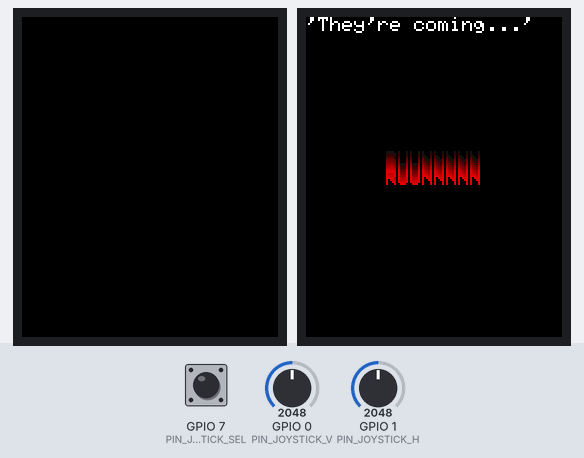
Bench run of a sketch on a simulated ESP32-S3. On the bench: 2 × 128×160 colour display. The test bench sets the inputs (shaded band); at power-on: GPIO 0 (PIN_JOYSTICK_V) = 2048, GPIO 1 (PIN_JOYSTICK_H) = 2048, GPIO 7 (PIN_JOYSTICK_SEL) HIGH. Random numbers use the default seed unless the sketch sets one; what the sketch prints to the serial monitor is not drawn.

Above: at 1.3 s.
1.4 s: GPIO 0 (PIN_JOYSTICK_V) set to 662
At 3.2 s:
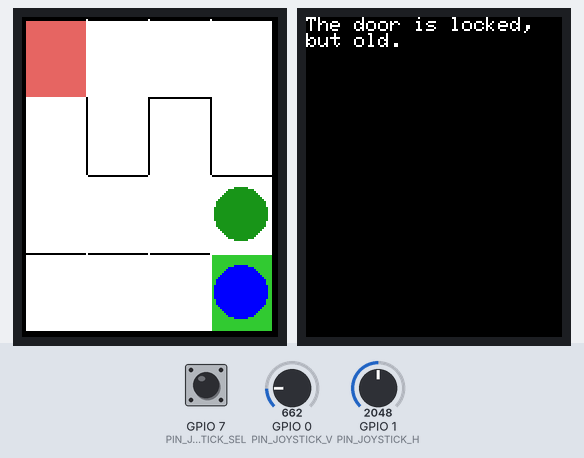
4.4 s: GPIO 0 (PIN_JOYSTICK_V) set to 576
At 6.8 s:
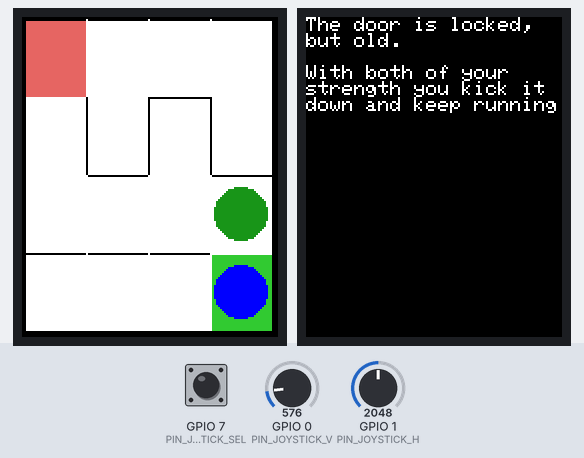
7.4 s: GPIO 1 (PIN_JOYSTICK_H) set to 652
10.4 s: GPIO 1 (PIN_JOYSTICK_H) set to 568
At 11.5 s:
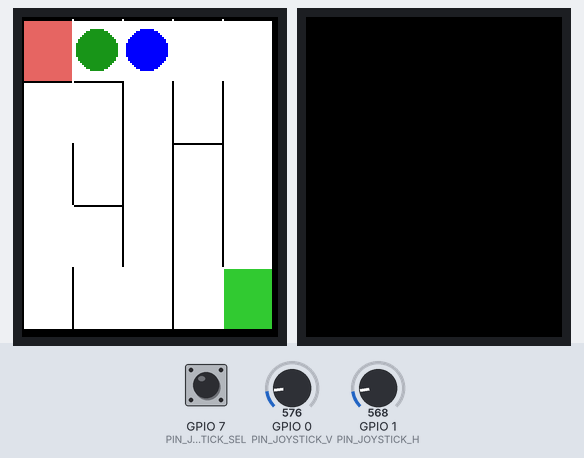
11.9 s: GPIO 1 (PIN_JOYSTICK_H) set to 439
14.9 s: GPIO 1 (PIN_JOYSTICK_H) set to 385
At 15.7 s:
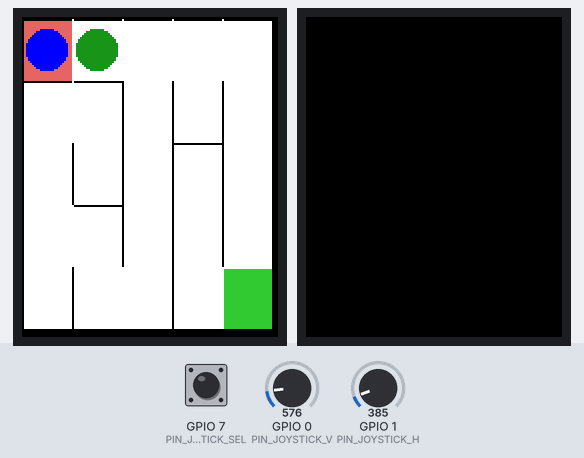
Timing chart, 0 to 17.6 s (numbered marks = the images above; inputs shaded):
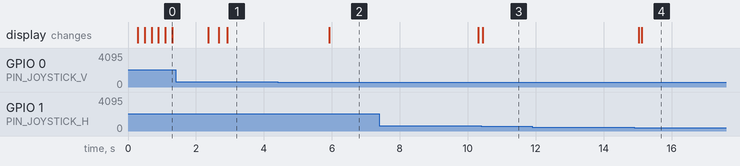

Measured:
- the behaviour switches between 611 and 610 on GPIO 0 (PIN_JOYSTICK_V) (found by bisection; images 1 and 2)
- the behaviour switches between 611 and 610 on GPIO 1 (PIN_JOYSTICK_H) (found by bisection; images 2 and 3)
- after the input at 11.9 s, every drawn part: stays the same
- after the input at 14.9 s, the display: first changes after 0.13 s (image 4 shows a later state)

The sketch:

sketch_mar28c.ino
```cpp
#include <LinkedList.h>

#include <Adafruit_GFX.h>    // Core graphics library
#include <Adafruit_ST7735.h> // Hardware-specific library for ST7735
#include <SPI.h>
#include "edge.h"
#include "cell.h"
#include "types.h"
#include "welcome.h"
#include "player.h"
#include "maze.h"

#if defined(ARDUINO_FEATHER_ESP32) // Feather Huzzah32
  #define TFT_CS         14
  #define TFT_RST        15
  #define TFT_DC         32

#elif defined(ESP8266)
  #define TFT_CS         4
  #define TFT_RST        16
  #define TFT_DC         5

#else
  // For the breakout board, you can use any 2 or 3 pins.
  // These pins will also work for the 1.8" TFT shield.
  #define TFT_CS        10
  #define TFT_RST        9 // Or set to -1 and connect to Arduino RESET pin
  #define TFT_DC         8
#endif

// OPTION 1 (recommended) is to use the HARDWARE SPI pins, which are unique
// to each board and not reassignable. For Arduino Uno: MOSI = pin 11 and
// SCLK = pin 13. This is the fastest mode of operation and is required if
// using the breakout board's microSD card.

// For 1.44" and 1.8" TFT with ST7735 use:
Adafruit_ST7735 tft = Adafruit_ST7735(TFT_CS, TFT_DC, TFT_RST);

// Joystick
#define PIN_JOYSTICK_V 0 // Analog
#define PIN_JOYSTICK_H 1 // Analog
#define PIN_JOYSTICK_SEL 7 // Digital
#define JOYSTICK_DEADZONE_V 100
#define JOYSTICK_DEADZONE_H 100
#define JOYSTICK_V_RANGE 1023 // The possible range of values for the joystick, half of this is the center of the joystick
#define JOYSTICK_H_RANGE 1023 // The possible range of values for the joystick, half of this is the center of the joystick

// Random
#define PIN_RAND_SEED 15 // Just a pin that is disconnected for the rand seed to get environment noise


const int COLOR_PLAYER = tft.color565(0, 0, 255);
const int COLOR_ENEMY = tft.color565(25, 150, 25);


Player player;
Player enemy;

// The current level we are on
int currentLevel = -1;
// If the player has won the current level
bool hasWon = true;

Maze* maze;

void setup(void) {
  Serial.begin(9600);
  Serial.print("Start program");

  // Init the random number generator
  randomSeed(analogRead(PIN_RAND_SEED));

  // Use this initializer if using a 1.8" TFT screen:
  tft.initR(INITR_BLACKTAB);      // Init ST7735S chip, black tab

  // Setup the input pin for the joystick sel
  pinMode(PIN_JOYSTICK_SEL, INPUT_PULLUP);

  Serial.println("Init done");

  uint16_t time = millis();
  tft.fillScreen(ST77XX_BLACK);
  time = millis() - time;

  Serial.println(time, DEC);
}
void loop() {
  if(!hasWon){
    detectInput();
    hasWon = detectWin();
  } else {
    // Bring player to next level and welcome them
    currentLevel++;
    displayWelcomeForStage(tft, currentLevel);

    // Reset state
    hasWon = false;
    player.row = 0;
    player.col = 0;

    // Create the maze
    delete maze;
    maze = new Maze(&tft, currentLevel + 4, currentLevel + 4);

    // Reset screen
    tft.fillScreen(0x0000);

    maze->draw();

    drawPlayer();
  }

}
void startLevel(int level){

}

bool detectWin(){
  return maze->getCell(player.col, player.row)->isExit;
}

void detectInput(){
  // read all values from the joystick

  int vertical = analogRead(PIN_JOYSTICK_V); // will be 0-JOYSTICK_V_RANGE
  int horizontal = analogRead(PIN_JOYSTICK_H); // will be 0-JOYSTICK_H_RANGE
  int select = digitalRead(PIN_JOYSTICK_SEL); // will be HIGH (1) if not pressed, and LOW (0) if pressed

  // print out the values

  Serial.print("vertical: ");
  Serial.print(vertical, DEC);
  Serial.print(" horizontal: ");
  Serial.print(horizontal, DEC);
  Serial.print(" select: ");
  if (select == HIGH) {
    Serial.println("not pressed");
  }
  else {
    Serial.println("PRESSED!");
  }

  // Handle N/S movement
  if(vertical >= (JOYSTICK_V_RANGE / 2) + JOYSTICK_DEADZONE_V){
    movePlayer(south);
  } else if (vertical <= (JOYSTICK_V_RANGE / 2) - JOYSTICK_DEADZONE_V){
    movePlayer(north);
  }

  // Handle E/W movement
  if(horizontal >= (JOYSTICK_H_RANGE / 2) + JOYSTICK_DEADZONE_H){
    movePlayer(east);
  } else if (horizontal <= (JOYSTICK_H_RANGE / 2) - JOYSTICK_DEADZONE_H){
    movePlayer(west);
  }
}


/**
 * Draws the player
 */
void drawPlayer(){
  tft.fillCircle(
    (player.col * maze->cellWidth) + maze->paddingX + (maze->cellWidth / 2),
    (player.row * maze->cellHeight) + maze->paddingY + (maze->cellHeight / 2),
    min(maze->cellWidth, maze->cellHeight) / 2 - 2,
    COLOR_PLAYER);
}

void drawEnemy(){
  if(currentLevel >= 2) return; // Your friend is 'dead' after this level
  tft.fillCircle(
    (enemy.col * maze->cellWidth) + maze->paddingX + (maze->cellWidth / 2),
    (enemy.row * maze->cellHeight) + maze->paddingY + (maze->cellHeight / 2),
    min(maze->cellWidth, maze->cellHeight) / 2 - 2,
    COLOR_ENEMY);
}

void movePlayer(Direction dir){
  // Do not allow illegal moves
  if(!maze->checkMove(player.col, player.row, dir)) return;

  // Move allowed, proceed
  Serial.print("Moving: ");
  Serial.println(dir);
  // Redraw the cell the player and enemy are leaving
  maze->drawCell(player.col, player.row);
  maze->drawCell(enemy.col, enemy.row);
  // Update the enemy position (who is your friend until later levels)
  enemy.col = player.col;
  enemy.row = player.row;

  // Update player position
  switch(dir){
    case north:
      player.row--;
      break;
    case east:
      player.col++;
      break;
    case south:
      player.row++;
      break;
    case west:
      player.col--;
      break;
  }

  Serial.print("New Location: ");
  Serial.print(player.col);
  Serial.print(", ");
  Serial.println(player.row);

  drawPlayer();
  drawEnemy();
}
```

cell.cpp
```cpp
#include "cell.h"
#include <Adafruit_GFX.h>    // Core graphics library
#include <Adafruit_ST7735.h> // Hardware-specific library for ST7735
/**
 * Draws this cell to the provided display, requires a reference to the maze this cell belongs to
 */
void Cell::draw(
  Adafruit_ST7735& tft,
  int color,
  int width,
  int height,
  int paddingX,
  int paddingY,
  bool northEdgeBlocking,
  bool eastEdgeBlocking,
  bool southEdgeBlocking,
  bool westEdgeBlocking,
  int blockedEdgeColor,
  int openEdgeColor
  ){
  tft.fillRect(
    (posX * width) + paddingX,
    (posY * height) + paddingY,
    width,
    height,
    color
    );
    // Draw the cell's position to verify correct output
//      tft.setTextColor(tft.color565(255, 0, 0));
//      tft.setCursor((cell.posX * cellWidth) + paddingX, (cell.posY * cellHeight) + paddingY);
//      tft.print(cell.posY);
    // Draw the top edge of this cell
  tft.drawFastHLine(
    (posX * width) + paddingX,
    (posY * height) + paddingY,
    width,
    northEdgeBlocking ? blockedEdgeColor : openEdgeColor
    );
  // Draw the left edge of this cell
  tft.drawFastVLine(
    (posX * width) + paddingX,
    (posY * height) + paddingY,
    height,
    westEdgeBlocking ? blockedEdgeColor : openEdgeColor
    );
//  // If this is a bottom cell, draw the bottom edge for the cell
//  if(posY == numRows - 1){
//    tft.drawFastHLine(
//    (posX * width) + paddingX,
//    ((posY+1) * height) + paddingY,
//    width,
//    southEdgeBlocking ? blockedEdgeColor : openEdgeColor
//    );
//  }
//  // If this is a right-most cell, draw the right edge for the cell
//  if(posX == numCols - 1){
//    tft.drawFastVLine(
//    ((posX+1) * width) + paddingX,
//    (posY * height) + paddingY,
//    height,
//    eastEdgeBlocking.isBlocking ? blockedEdgeColor : openEdgeColor
//    );
//  }
}

String Cell::toString(){
  return String("Cell(")
    +String(posX)
    +String(",")
    +String(posY)
    +String(")");
}
```

cell.h
```cpp
#ifndef CELL_H
#define CELL_H
/*
 * Defines the cell class, which is a place in the maze that could be walked on
 */
#include "types.h"
#include <Adafruit_GFX.h>    // Core graphics library
#include <Adafruit_ST7735.h> // Hardware-specific library for ST7735

class Cell{
  public:
    // Helper, determines if this cell is visited during maze gen
    bool visited = false;
    // Determines what direction the maze gen alg went when it last visited this cell, if unvisited, is none
    Direction lastWalked = NONE;
    // If this cell is the entrance to the maze
    bool isEntrance = false;
    // If this cell is the exit to the maze
    bool isExit = false;
    // Cells known position in the maze, (posX, posY)=(0,0) at top left
    int posX;
    int posY;
    // Draw to the given display with the given information
    void draw(
      Adafruit_ST7735& tft,
      int color,
      int width,
      int height,
      int paddingX,
      int paddingY,
      bool northEdgeBlocking,
      bool eastEdgeBlocking,
      bool southEdgeBlocking,
      bool westEdgeBlocking,
      int blockedEdgeColor,
      int openEdgeColor
      );
    String toString();
};

#endif
```

edge.h
```cpp
#ifndef EDGE_H
#define EDGE_H

// There is an edge between every cell and between cells and the edges of the map
// @todo only define edges between cells, as the edges of the map are always implicit blocking edges
class Edge{
  public:
    bool isBlocking = true; // If the edge should stop movement (is a wall)
};

#endif
```

maze.h
```cpp
#ifndef MAZE_H
#define MAZE_H

#include "cell.h"
#include "types.h"
#include "edge.h"
#include <Adafruit_GFX.h>    // Core graphics library
#include <Adafruit_ST7735.h> // Hardware-specific library for ST7735

/*
 * A maze object holds all the cells and edges, and is responsible for determining their relationships to eachother
 */
class Maze{
  private:
    static const int MAX_COLS = 15;
    static const int MAX_ROWS = 15;

    // Tracks every cell in the 2d grid in row major order. To get the [i][j]th cell, use [i * numCols + j]
    Cell cells[MAX_COLS * MAX_ROWS]; // Arduino doesn't allow dynamic memory allocation easily, so we take the memory needed for the final level

    // Stores edges, first all north/south edges, then all east/west edges in row major order. Includes outside edges
    // Arduino doesn't allow dynamic memory allocation easily, so we take the memory needed for the final level
    // (w * (h + 1)) + (h * (w + 1))
    // Edge edges[(numCols * (numRows + 1)) + (numRows * (numCols + 1))];
    Edge edges[(MAX_COLS * (MAX_ROWS + 1)) + (MAX_ROWS * (MAX_COLS + 1))];


    // The cells the maze start and finish at
    Cell& start = cells[0];
    Cell& finish = cells[0];

    int numCols; // The current number of columns in the maze
    int numRows; // The current number of rows in the maze

    // The display this maze should draw to
    Adafruit_ST7735* tft_ptr;

    void genMaze();
    Cell* getUnvisitedCell();

    static int COLOR_CELL_ENTRANCE;
    static int COLOR_CELL_EXIT;
    static int COLOR_CELL_VISITED;
    static int COLOR_CELL_UNVISITED;

    static int COLOR_EDGE_BLOCKING;
    static int COLOR_EDGE_OPEN;

    bool genPath();
    int numCells();

  public:
    Maze(Adafruit_ST7735* tft_ptr, int numMazeCols, int numMazeRows);
    void draw();
    void drawCell(int cellX, int cellY);
    Edge& getCellEdge(int cellX, int cellY, Direction dir);
    Cell* getCell(int col, int row);

    // The shape of cells within the maze on the display this maze is for
    int cellWidth;
    int cellHeight;
    // The spacing around the maze to ensure it is centered since we don't allow fractional cell dimensions to fill the screen
    int paddingY;
    int paddingX;

    bool checkMove(int cellX, int cellY, Direction dir);
 };

#endif
```

player.h
```cpp
// The class used to define the player object for game state tracking
class Player{
  public:
    int row = 0;
    int col = 0;
};
```

types.h
```cpp
/**
 * Holds common types used by multiple parts of the program
 */
#ifndef TYPES_H
#define TYPES_H

enum Direction{
  north = 0,
  east = 1,
  south = 2,
  west = 3,
  FINAL_VALID = west, // The maximum enum value that indicates a valid direction, for use with random
  NONE, // Indicates no direction
};

#endif
```

welcome.cpp
```cpp
#include <Adafruit_GFX.h>    // Core graphics library
#include <Adafruit_ST7735.h> // Hardware-specific library for ST7735
/**
 * Welcomes the user depending on what stage they are on. The 0th stage welcome is the one intended to be shown before the 1st maze is run
 * Takes the screen to output the welcome to, and which welcome to display
 */
void displayWelcomeForStage(Adafruit_ST7735 tft, int stage){
  const int textHeight = 6; //px
  const int textWidth = 5; //px

  // Reset screen
  tft.fillScreen(0x0000);

  // Set text cursor up
  tft.setCursor(0, 0);
  tft.setTextColor(0xFFFF);
  tft.setTextWrap(true);

  if(stage == 0){
    // Open title card welcome
    tft.print("'They're coming...'");

    const char* splashText = "RUUNNNNN";
    int yOffset = 12;
    int cursorX = (tft.width()- ((textWidth+1)*strlen(splashText))) / 2;
    int cursorY = ((tft.height()- textHeight) / 2) - yOffset;
    // All the way down
    float colorInterval = 255/yOffset;
    for(int i = 0; i <= yOffset; i++){
      cursorY++;
      tft.setTextColor(tft.color565(i * colorInterval, i * colorInterval / (i*i), i * colorInterval / (i*i)));
      tft.setCursor(cursorX, cursorY);
      tft.print(splashText);
      delay(100);
    }
  }
  else if (stage == 1){
    // Open title card welcome
    tft.print("The door is locked,\nbut old.\n\n"); delay(3000);
    tft.print("With both of your\nstrength you kick it\ndown and keep running"); delay(3000);
  }
  else if (stage == 2){
    tft.print("The barbed wire is\nmissing on this wall,\nyou could climb over!\n\n"); delay(3000);
    tft.print("They help you up\nbut the top is slick\nwith algae\n\n");delay(3000);
    tft.print("You fall onto the\nother side before you\ncan help them over."); delay(3000);
  }
  else if (stage == 3){
    tft.print("You hear screaming in\nthe distance."); delay(3000);
  }
  else if (stage == 4){
    tft.print("You know you're\ngetting farther, but\nwhat are you getting\ncloser to?"); delay(3000);
  }
  else if (stage == 5){
    tft.print("You slam the door\nshut. Behind it you\nhear footsteps\napproaching"); delay(3000);
  }


}
```

welcome.h
```cpp
void displayWelcomeForStage(Adafruit_ST7735 tft, int stage);
```

Source omitted: maze.cpp (9764 bytes)
